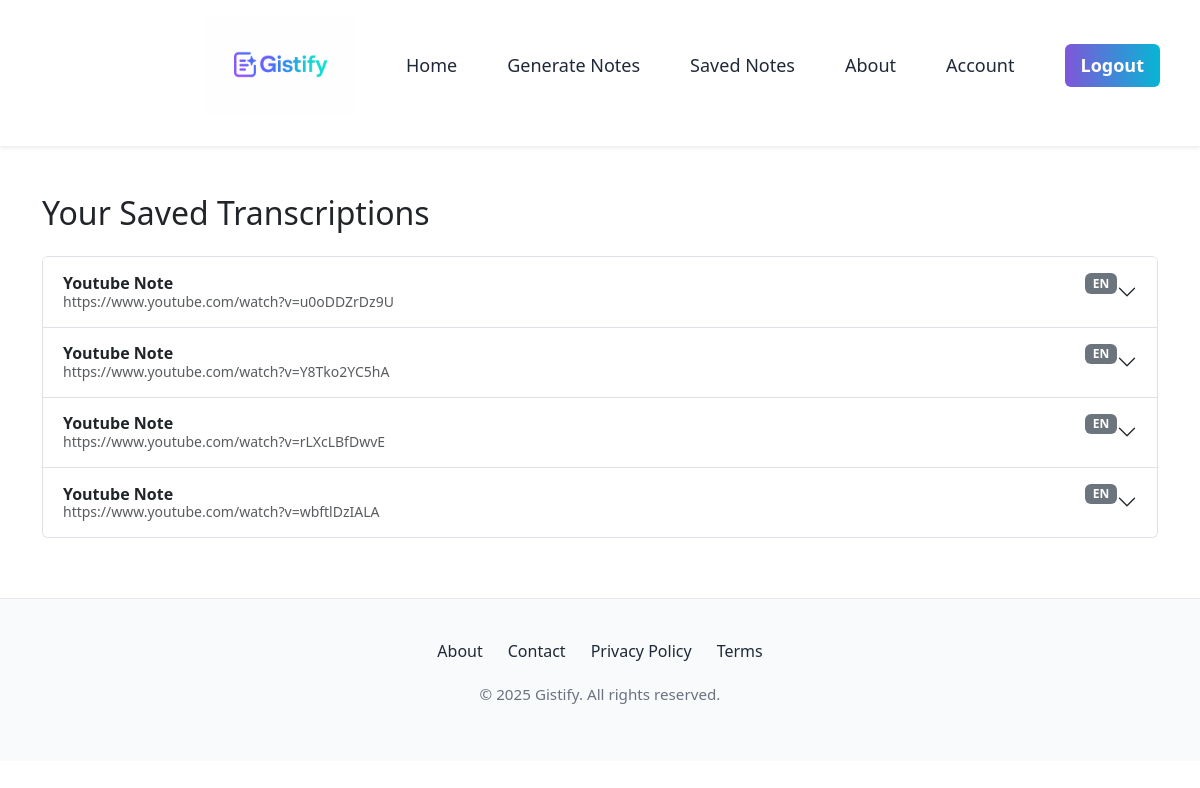
The app's page /saved_notes (signed in), older data.
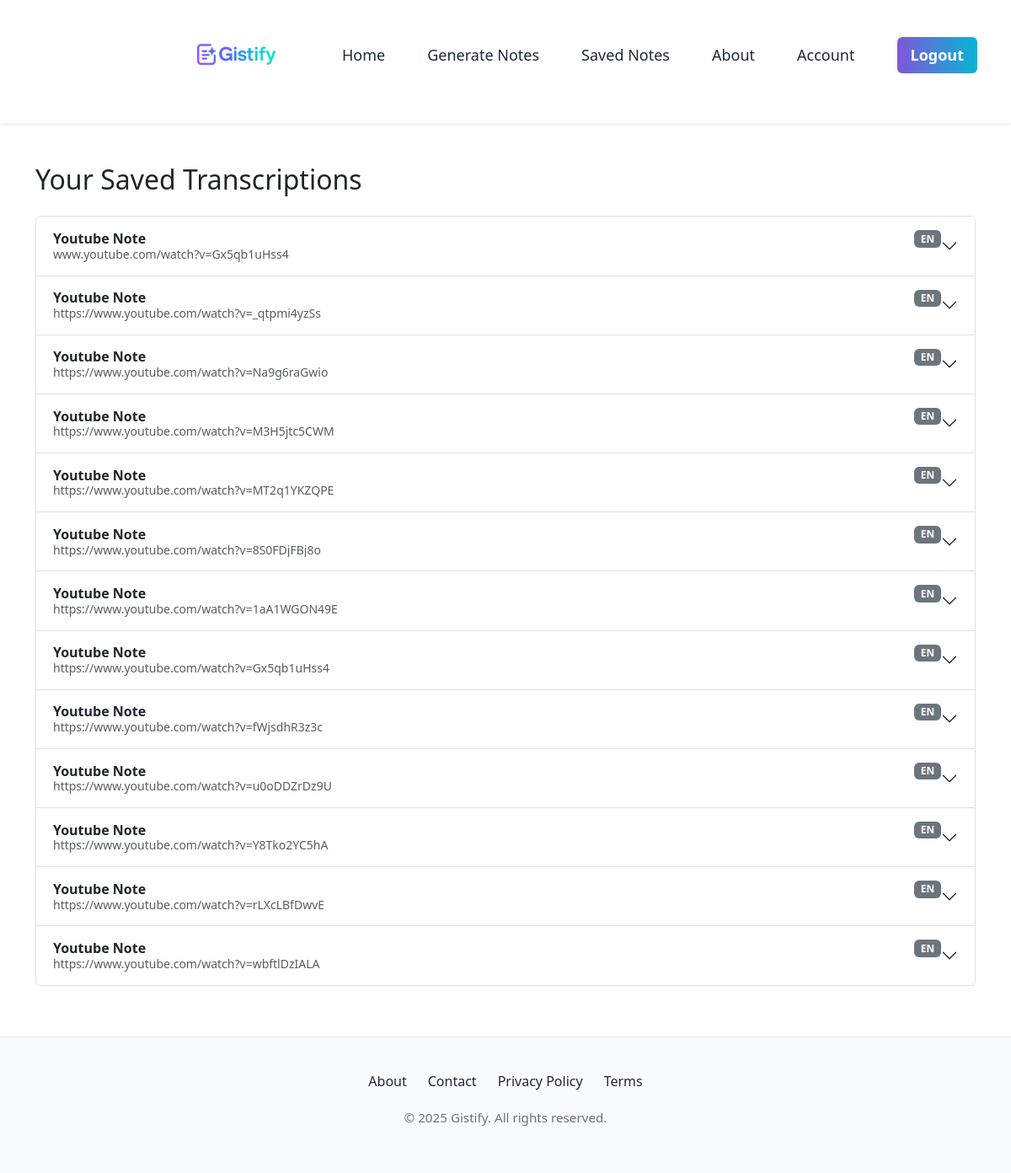
The same page, newer data.
### gistify/model.py (models this page shows, shortened)
class Note(db.Model):
    id = db.Column(db.Integer, primary_key=True)
    title = db.Column(db.String(20), nullable=False)
    yt_link = db.Column(db.String(200), unique=True, nullable=False)
    language = db.Column(db.String(20), nullable=False)
    time_stamps = db.Column(db.Text, nullable=False)
    content = db.Column(db.Text, nullable=False)
    user_id = db.Column(db.Integer, db.ForeignKey('user.id'), nullable=False)

### gistify/routes.py (the view)
@app.route("/saved_notes", methods=['GET'])
@login_required
def saved_notes():
    notes = Note.query.filter_by(user_id=current_user.id).order_by(Note.id.desc()).all()
    return render_template(
        'saved_notes.html',
        title='Saved Notes',
        css='dashboard.css',
        notes=notes
    )

### gistify/model.py (called while the page is built)
@login_manager.user_loader
def login_user(user_id):
    return User.query.get(int(user_id))

### gistify/templates/saved_notes.html (shortened to what this page needs)
{% extends 'template.html' %}
{% block content %}
<div class="container mt-5">
    <h2 class="mb-4">Your Saved Transcriptions</h2>
    {% if notes and notes|length > 0 %}
    <div class="accordion" id="notesAccordion">
        {% for note in notes %}
        <div class="accordion-item">
            <h2 class="accordion-header" id="heading-{{ note.id }}">
                <button class="accordion-button collapsed" type="button" data-bs-toggle="collapse" data-bs-target="#collapse-{{ note.id }}" aria-expanded="false" aria-controls="collapse-{{ note.id }}">
                    <div class="d-flex flex-column w-100">
                        <div class="d-flex justify-content-between align-items-center">
                            <span class="fw-bold text-truncate" style="max-width: 60%">{{ note.title }}</span>
                            <span class="badge bg-secondary">{{ note.language|upper }}</span>
                        </div>
                        <small class="text-muted text-truncate">{{ note.yt_link }}</small>
                    </div>
                </button>
            </h2>
        </div>
        {% endfor %}
    </div>
    {% else %}
        <div class="alert alert-info">No saved transcriptions yet. Generate one from the Generate Notes page.</div>
    {% endif %}
</div>
{% endblock %}

### gistify/templates/template.html (shortened to what this page needs)
<!DOCTYPE html>
<html lang="en">
<head>
    <link rel="stylesheet" type="text/css" href="{{ url_for('static', filename='main.css') }}">
    <link rel="stylesheet" href="https://cdn.jsdelivr.net/npm/bootstrap@5.3.8/dist/css/bootstrap.min.css">
    {% if css %}
        <link rel="stylesheet" type="text/css" href="{{ url_for('static', filename=css) }}">
    {% endif %}
</head>
<body>
    <header>
        <nav class="nav-bar">
            <ul>
                <div class="logo"><img src="{{ url_for('static', filename='images/logo.png') }}" alt="Logo" width="150px"></div>
                <li><a href="{{ url_for('hello') }}">Home</a></li>
                <li><a href="{{ url_for('dashboard') }}">Generate Notes</a></li>
                <li><a href="/">Saved Notes</a></li>
                <li><a href="/">About</a></li>
                {% if current_user.is_authenticated %}
                    <li><a href="{{ url_for('account') }}">Account</a></li>
                    <li><a href="{{ url_for('logout') }}" class="button">Logout</a></li>
                {% else %}
                    <li><a href="{{ url_for('login') }}" class="button">Login</a></li>
                {% endif %}
            </ul>
        </nav>
    </header>
    <div class="">
        {% block content %}{% endblock %}
    </div>
    <footer class="footer">
        <div class="footer-content">
            <div class="footer-links">
                <a href="#">About</a>
                <a href="#">Contact</a>
                <a href="#">Privacy Policy</a>
                <a href="#">Terms</a>
            </div>
            <p>© 2025 <span class="brand">Gistify</span>. All rights reserved.</p>
        </div>
    </footer>
</body>
</html>

### gistify/static/main.css (style rules this page uses)
* { margin: 0; padding: 0; box-sizing: border-box; }
html { scroll-behavior: smooth; }
.nav-bar { box-shadow: 0 2px 4px rgba(0, 0, 0, 0.08); padding: 15px 40px; }
.nav-bar ul { display: flex; justify-content: flex-end; align-items: center; gap: 50px; }
ul li { list-style: none; font-size: large; font-weight: 500; }
li a { text-decoration: none; color: #1F2937; position: relative; display: inline-block; padding: 5px 0; }
li a::after { content: ""; position: absolute; width: 0; height: 2px; left: 0; bottom: 0; background: linear-gradient(90deg, #7F56D9, #06B6D4); transition: width 0.3s ease; }
.button { background: linear-gradient(90deg, #7F56D9, #06B6D4); color: #fff; padding: 8px 16px; border-radius: 6px; font-weight: 600; border: none; cursor: pointer; transition: opacity 0.3s ease; font-size: large; text-decoration: none; }
.footer { background: #F9FAFB; padding: 40px 20px; text-align: center; border-top: 1px solid #E5E7EB; margin-top: 60px; }
.footer p { color: #6B7280; font-size: 0.95rem; margin-bottom: 15px; }
.footer .links a, .footer-links a { text-decoration: none; color: #1F2937; font-weight: 500; transition: color 0.3s ease; position: relative; }
.footer .links a::after, .footer-links a::after { content: ""; position: absolute; width: 0; height: 2px; left: 0; bottom: -3px; background: linear-gradient(90deg, #7F56D9, #06B6D4); transition: width 0.3s ease; }
.footer-links { display: flex; justify-content: center; gap: 25px; margin-bottom: 20px; flex-wrap: wrap; }

Row changes from the older to the newer data that the page shows:
added Note: title "Youtube Note", language "EN", yt_link "www.youtube.com/watch?v=Gx5qb1uHss4"
added Note: title "Youtube Note", language "EN", yt_link "https://www.youtube.com/watch?v=_qtpmi4yzSs"
added Note: title "Youtube Note", language "EN", yt_link "https://www.youtube.com/watch?v=Na9g6raGwio"
added Note: title "Youtube Note", language "EN", yt_link "https://www.youtube.com/watch?v=M3H5jtc5CWM"
added Note: title "Youtube Note", language "EN", yt_link "https://www.youtube.com/watch?v=MT2q1YKZQPE"
added Note: title "Youtube Note", language "EN", yt_link "https://www.youtube.com/watch?v=8S0FDjFBj8o"
added Note: title "Youtube Note", language "EN", yt_link "https://www.youtube.com/watch?v=1aA1WGON49E"
added Note: title "Youtube Note", language "EN", yt_link "https://www.youtube.com/watch?v=Gx5qb1uHss4"
added Note: title "Youtube Note", language "EN", yt_link "https://www.youtube.com/watch?v=fWjsdhR3z3c"
